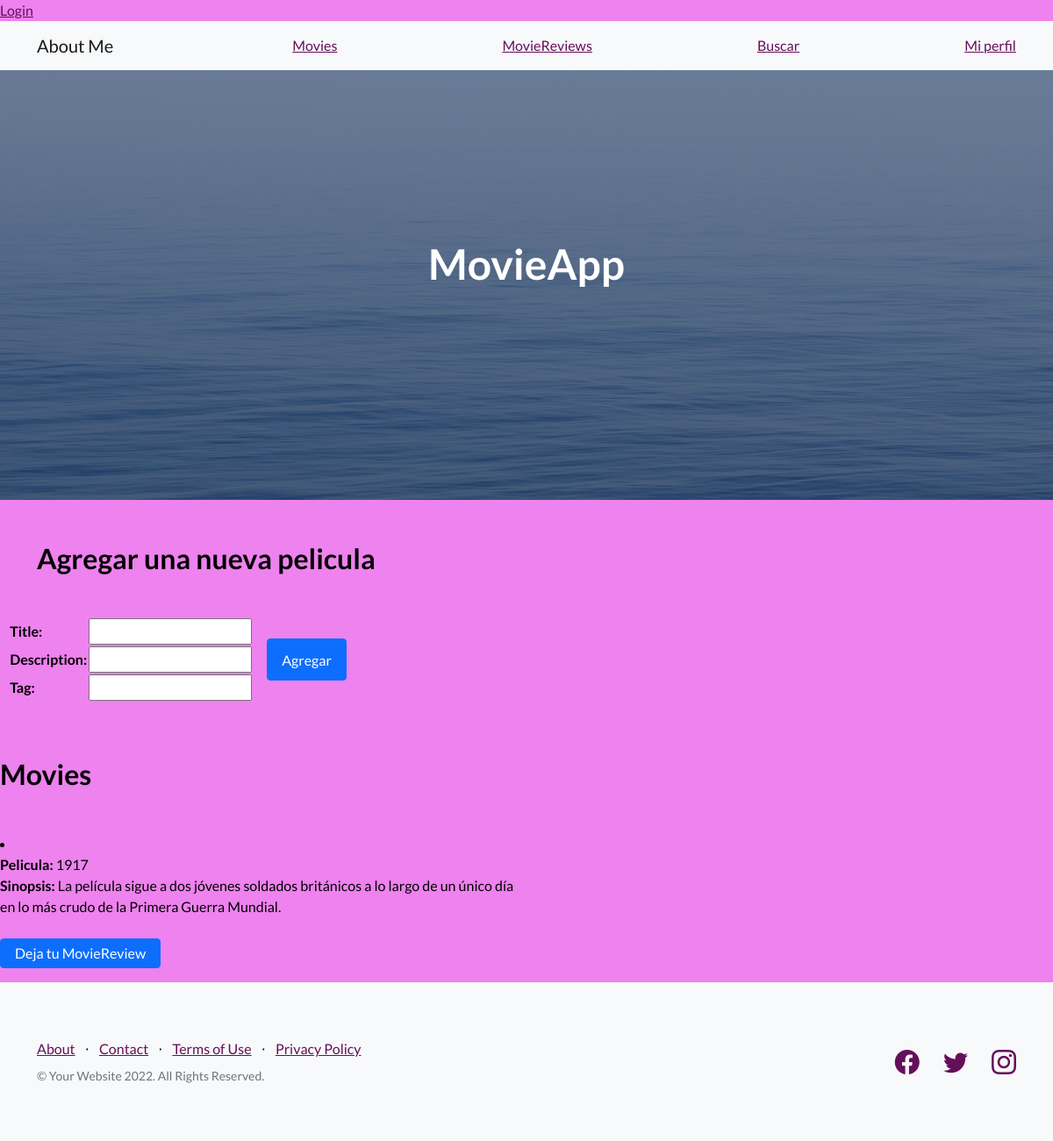
Screenshot of /add_form/ (signed in) with the database file from the repository.
### AppCoder/models.py (models this page shows)
class Movie(models.Model):
    title =  models.CharField(max_length=40)
    img =  models.ImageField()
    description = models.CharField(max_length=500)
    tag = models.CharField(max_length=40)

### AppCoder/views.py (the view, shortened to what this page needs)
# urls.py: path('add_form/', views.add_form),
@login_required
def add_form(request):
    addmovie= AddMovie()
    all_movies = Movie.objects.all()
    return render(request, 'movies.html', {'AddMovie': AddMovie,'all_movies': all_movies})

### AppCoder/templates/movies.html (shortened to what this page needs)
{% extends 'index.html' %} {% block title %} {%endblock%}
{% block main_content %}
<section class="container">
    <div class="row">
      <div class="col-lg-6">
        <h2 class="my-5">Agregar una nueva pelicula</h2>
        <form
          class="mx-5 px-3"
          action="{% url 'add_form' %}"
          method="POST"
        >
          <div
            class="d-flex justify-content-center col-lg-6 mb-3 align-items-center"
          >
            <table>
              {{ AddMovie.as_table }}
            </table>
            <button
              style="max-height: 3rem"
              type="submit"
              class="btn btn-primary mx-3"
            >
              Agregar
            </button>
          </div>
        </form>
      </div>
    </div>
  </section>
  <section class="allmovies">
    <div class="row">
      <div class="col-lg-6">
        <h2 class="my-5">Movies</h2>
          {% for movie in all_movies %}
          <li >
              <div class="flex-fil mb-2" >
                  <p class="my-auto"><b class="gradient">Pelicula: </b>{{movie.title}} <br>
                      <b class="gradient">Sinopsis: </b> {{movie.description}}
                  </p>
              </div>
          </li>
          <a class="btn btn-primary my-3 py-1" href="{% url 'review_form' %}">Deja tu MovieReview</a>
          {% endfor %}
    </div>
  </section>
  {% endblock %}

### rows the page displays
Movie: title "1917", description "La película sigue a dos jóvenes soldados británicos a lo largo de un único día en lo más crudo de la Primera Guerra Mundial."
